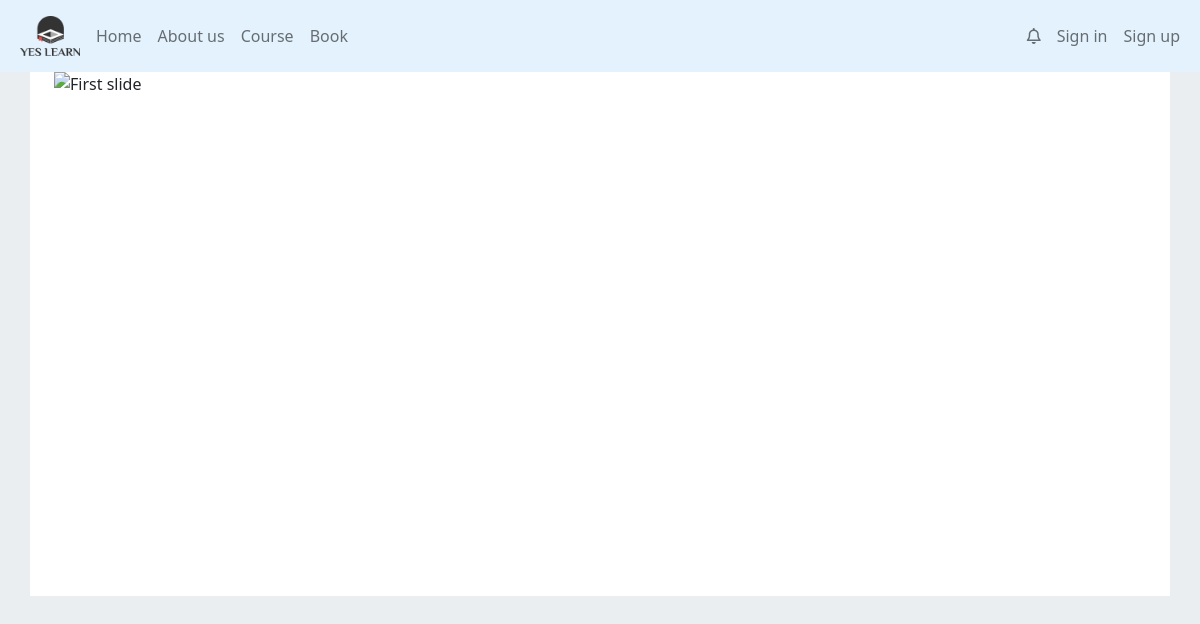
The page /index.php?q=course on the database as committed earlier.
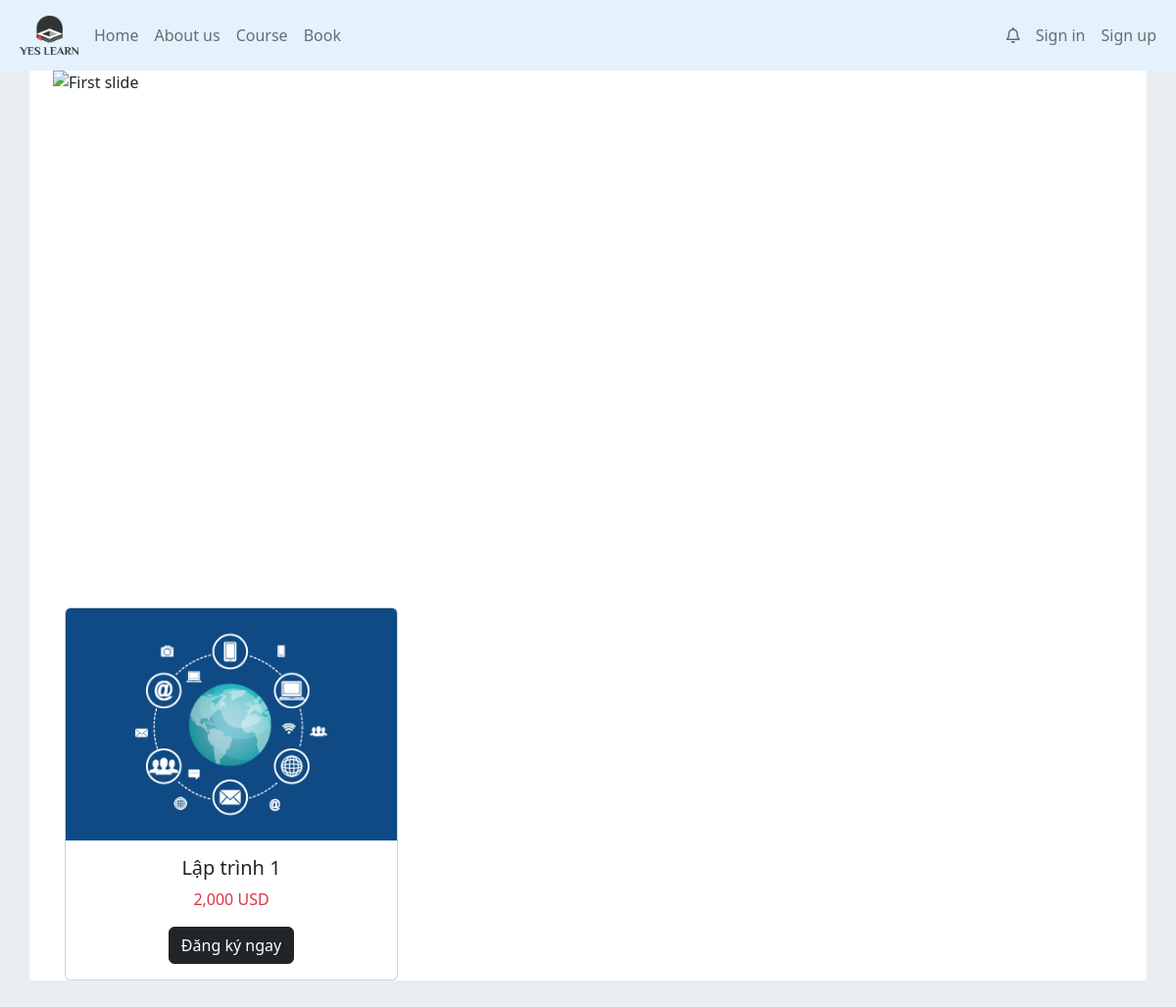
The same page on the database as committed later.
### tables this page shows
CREATE TABLE `course` (
	`courseID` char(6) PRIMARY KEY,
	`teacherID` int NOT NULL references `teacher`(`teacherID`),
	`courseName` varchar(50) not null unique,
	`description` varchar(5000),
	`fee` int not null check(`fee` >= 0),
	`lessonNum` tinyint DEFAULT 0,
	 
	`fullTime` int not null DEFAULT 0,
	 
	`createTime` datetime,
	`studentNum` int DEFAULT 0,
	 
	`image` varchar(50)
);

### index.php (called while the page is built, shortened)
<?php
require_once(app_root . "/view/theme/templates.php");

### mvc/Database.php (called while the page is built, shortened)
<?php
class Database
{
	private static $instance = null;
	public static function getInstance()
	{
		if (!self::$instance) {
			self::$instance = new Database();
		}
		return self::$instance;
	}
	public function open_connection()
	{
		$this->con = mysqli_connect(server, user, pass);
		if (!$this->con) {
			echo "Problem in database connection! Contact administrator!";
			exit();
		} else {
			$db_select = mysqli_select_db($this->con, database_name);
		}
	}
}

### mvc/model/course.php (called while the page is built, shortened)
<?php
require_once(app_root . '/Database.php');
class Course
{
    public function getAll()
    {
        $db = Database::getInstance();
        $sql = "SELECT * FROM course";
        $result = mysqli_query($db->con, $sql);
        return $result;
    }
}

### mvc/view/course.php (the view, shortened to what this page needs)
<?php
require_once app_root . '/model/course.php';
?>
<div class="container-fluid">
    <div id="thecarousel" class="carousel slide" data-bs-ride="carousel">
        <div class="carousel-indicators">
            <button type="button" data-bs-target="#thecarousel" data-bs-slide-to="0" class="active"></button>
            <button type="button" data-bs-target="#thecarousel" data-bs-slide-to="1"></button>
            <button type="button" data-bs-target="#thecarousel" data-bs-slide-to="2"></button>
            <button type="button" data-bs-target="#thecarousel" data-bs-slide-to="3"></button>
            <button type="button" data-bs-target="#thecarousel" data-bs-slide-to="4"></button>
        </div>
        <div class="carousel-inner">
            <div class="carousel-item active">
                <img src="https://img.freepik.com/free-vector/kindergarten-school-scene-with-two-children-playing-toys-room_1308-61743.jpg?t=st=1655493033~exp=1655493633~hmac=855248686d9e7b0cd04b5c24413d1a1adb442dd3fded21b1a4653b3ef936dd40&w=996" alt="First slide" class="d-block w-100" height="500px">
            </div>
        </div>
        <button type="button" class="carousel-control-prev" data-bs-target="#thecarousel" data-bs-slide="prev">
            <span class="carousel-control-prev-icon"></span>
        </button>
        <button type="button" class="carousel-control-next" data-bs-target="#thecarousel" data-bs-slide="next">
            <span class="carousel-control-next-icon"></span>
        </button>
    </div>
    <div class="container my-5">
        <div class="row row-cols-2 row-cols-md-3 g-4">
            <?php
            $courseList = new Course();
            $result = $courseList->getAll();
            if ($result) {
                while ($data = $result->fetch_assoc()) {
            ?>
                    <div class="col">
                        <div class="card h-100 text-center">
                            <a href="index.php?q=course&courseID=<?= $data['courseID'] ?>">
                                <div class="zoom">
                                    <img src="<?php echo asset . "/course_image/" . $data['image'] ?>" class="card-img-top" alt="...">
                                </div>
                            </a>
                            <div class="card-body">
                                <h5 class="card-title"><?php echo $data['courseName'] ?></h5>
                                <p class="card-text text-danger"><?php echo number_format($data['fee']) ?> USD</p>
                                <form action="<?= web_root . '/mvc/controller/attend.php' ?>" method="post">
                                    <button type="submit" class="btn btn-dark">Đăng ký ngay</button>
                                </form>
                            </div>
                        </div>
                    </div>
            <?php
                }
            }
            ?>
        </div>
    </div>
</div>

### mvc/view/theme/templates.php (shortened to what this page needs)
<!DOCTYPE html>
<html lang="en">
<head>
  <link href="https://cdnjs.cloudflare.com/ajax/libs/font-awesome/6.2.1/css/all.min.css" rel="stylesheet">
  <link href="https://cdn.jsdelivr.net/npm/bootstrap@5.2.2/dist/css/bootstrap.min.css" rel="stylesheet">
  <link href="css/style.css" rel="stylesheet">
</head>
<body>
  <div class="navbar navbar-expand-sm navbar-light" sticky-top" style="background-color: #e3f2fd;">
    <div class="container-fluid ">
      <ul class="navbar-nav">
        <li class="nav-item">
          <a class="nav-link active" href="index.php">
            <img src="logo.png" alt="YES LEARNING" width="60px" height="40px">
          </a>
        </li>
      </ul>
      <ul class="navbar-nav me-auto">
        <li class="nav-item">
          <a href="index.php" class="nav-link">Home</a>
        </li>
        <li class="nav-item">
          <a class="nav-link" href="index.php?q=about">About us</a>
        </li>
        <li class="nav-item">
          <a class="nav-link" href="index.php?q=course">Course</a>
        </li>
        <li class="nav-item">
          <a class="nav-link" href="index.php?q=book">Book</a>
        </li>
      </ul>
      <ul class="navbar-nav">
        <li class="nav-item">
          <a class="nav-link" href="#">
            <i class="fa-regular fa-bell"></i>
          </a>
        </li>
        <?php
        if (isset($_SESSION['userID'])) { ?>
          <li class="nav-item dropdown">
            <a class="nav-link dropdown-toggle" href="#" role="button" data-bs-toggle="dropdown"><?= $_SESSION['user_name'] ?></a>
            <ul class="dropdown-menu dropdown-menu-end">
              <li><a class="dropdown-item" href="index.php?q=info">My profile</a>
              </li>
              <li><a class="dropdown-item" href="index.php?q=mycourse">My course</a>
              </li>
              <li><a class="dropdown-item" href="index.php?q=mybook">My book</a>
              </li>
              <li><a class="dropdown-item" href="logout.php">Log out</a>
              </li>
          </li>
        <?php } else { ?>
          <li class="nav-item">
            <a class="nav-link" href="login.php">Sign in</a>
          </li>
          <li class="nav-item">
            <a class="nav-link" href="register.php">Sign up</a>
          </li>
        <?php  }
        ?>
      </ul>
    </div>
  </div>
  <section id="maincontent">
    <div class="container bg-body">
      <?php require_once $content; ?>
    </div>
  </section>
</body>
</html>

### css/style.css (style rules this page uses)
body { background: rgb(234, 238, 241) }

Rows that differ between the two databases and show on the page:
added course: image (picture), courseName "Lập trình 1", fee "2,000"
